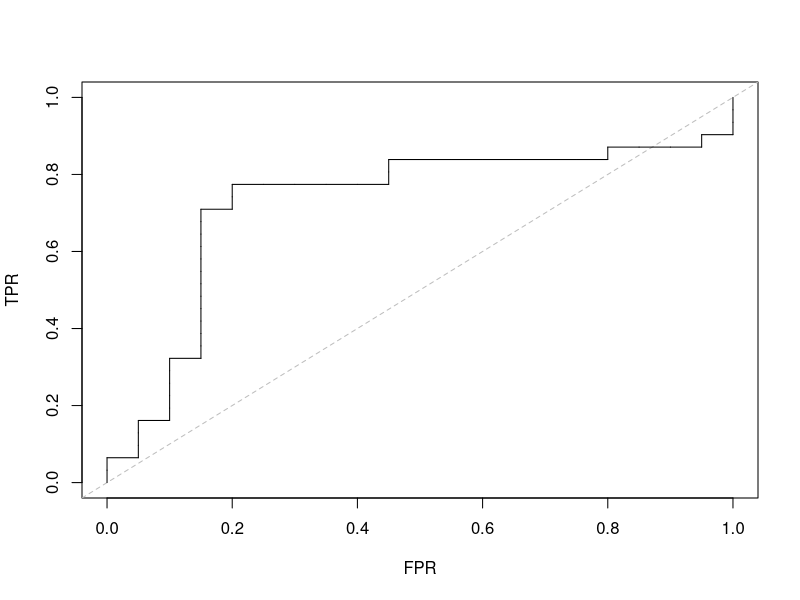
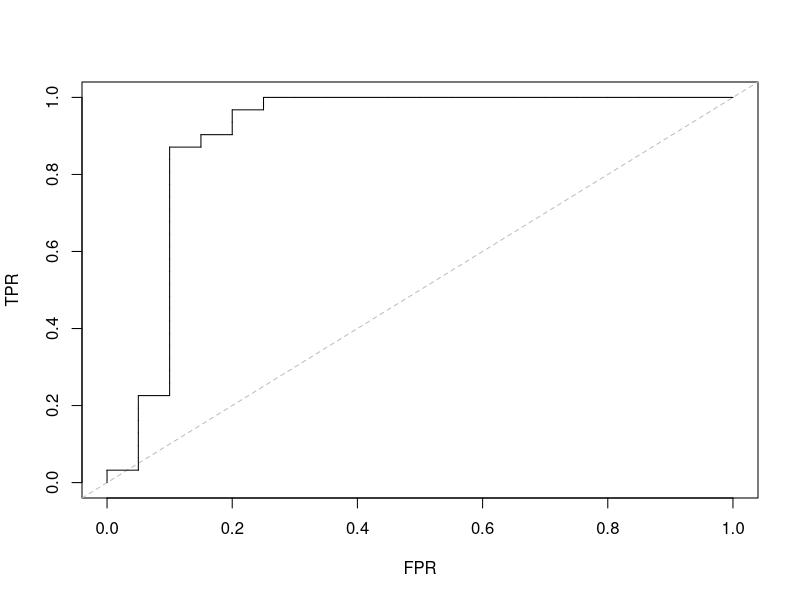
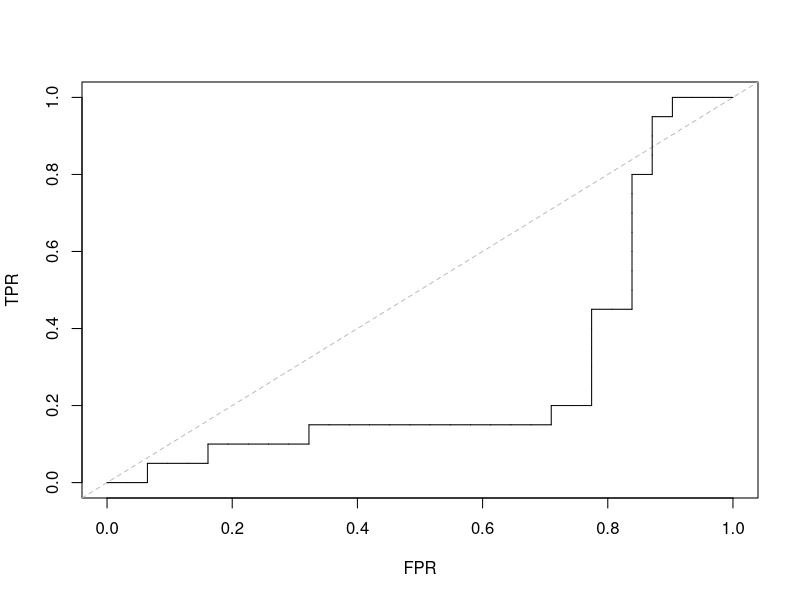
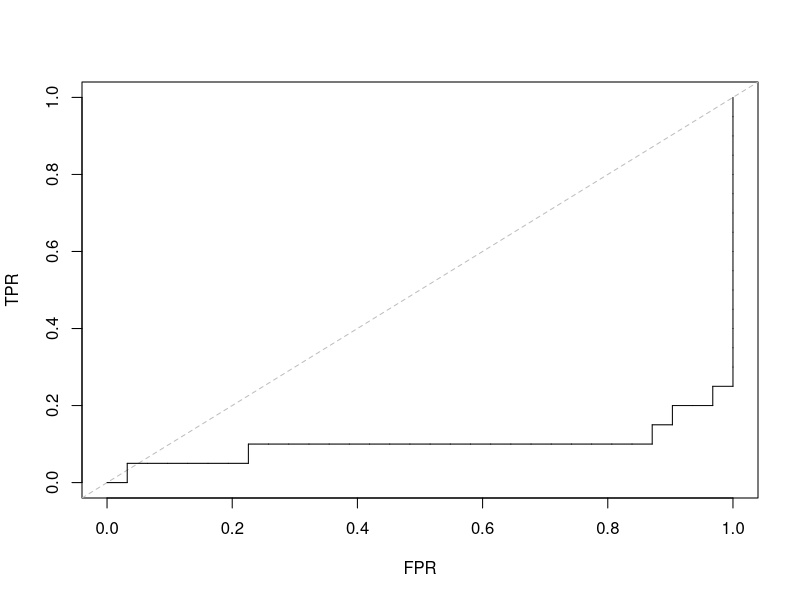

Source code (R) for these figures, in order:
### File for manually implementing CrossValidation and ROC-Curves:

# SETUP
{
  # setwd
  setwd("C:/Users/jorri/Documents/GitHub/fallstudien/Projekt 5")
  # load data
  electiondata = read.csv("US_election_2024.csv", sep = ";", header = T, dec = ",")
  # transform data
  electiondata$Leading_Candidate = as.factor(electiondata$Leading_Candidate)
  data = electiondata
  
  # set seed (cause of randomness in cv)
  set.seed(19042101)
}

### function: generateIndexSubsets
#
# Short: generates K (equally sized) subsets of the numbers 1 to n; no duplicates
generateIndexSubsets = function(n, K) {
  
  permutedRowIndices = sample(n)
  
  lapply(1:K, function(k) { i = 0
    subset = rep(NA, n / K + 1)
    while(i * 5 + k <= n) {
      subset[i + 1] = permutedRowIndices[i * 5 + k]
      i = i + 1
    }
    return(subset[!is.na(subset)])
  }
  )
}

# generate 5 index subsets
split = generateIndexSubsets(length(data[, 1]), 5)
split

electiondata[-split[[1]], ]

### function trainAndTestOnce
#
# Short: trains the glm model based on the given data without the observations
#         in the rows marked in testIndices
#
# Input: testIndices - vector of indices which are not used for model fitting but testing
trainAndTestOnce = function(data, formula, testIndices, ...) {
  model = glm(formula, data = data[-testIndices, ], ...)
  testPrediction = predict.glm(model, data[testIndices, ], type = "response")
  
  return(list("model" = model, "testPrediction" = testPrediction))
}

# all parameters formula
formelAllParams = Leading_Candidate ~
  Total_Area +
  Population + 
  Population_Density +
  Median_Age +
  Birth_Rate +
  HDI +
  Unemployment_Rate +
  Health_Insurance_Coverage +
  Median_Rent

# test ob es geht
trainAndTestOnce(electiondata, formelAllParams, split[[1]], family = "binomial")

##### DO THE CROSS-VALIDATION

# for all testsets fit all parameter log-regression model and predict via trainAndTestOnce
resCVfullModel = lapply(split, trainAndTestOnce, 
                        data = electiondata, 
                        formula = formelAllParams, 
                        family = "binomial")

# best subset formula
formelBestSubset = Leading_Candidate ~
  Population +
  Median_Age +
  Unemployment_Rate +
  Health_Insurance_Coverage +
  Median_Rent

# for all testsets fit best subset log-regression model and predict via trainAndTestOnce
resCVbssModel = lapply(split, trainAndTestOnce,
                       data = electiondata,
                       formula = formelBestSubset,
                       family = "binomial")



# put testPredictions back together (for drawing ROC-Curves)

predsFullModel = unlist(lapply(resCVfullModel, function(res) { return(res$testPrediction) }))
predsFullModel = predsFullModel[order(as.numeric(names(predsFullModel)))]

predsBssModel = unlist(lapply(resCVbssModel, function(res) { return(res$testPrediction) }))
predsBssModel = predsBssModel[order(as.numeric(names(predsBssModel)))]


plotRocDf = data.frame(electiondata$Leading_Candidate, predsFullModel, predsBssModel)


### function myPlotRoc
#
# Short: plots a TPR-TNR ROC-Curve for a vector of true labels, which has 
#        been sorted (decreasing) by the corresponding score/prob for the 
#        given target
# Input: truth - binary vector, result of sorting the score/probability of a
#                predictions performed by a classifier in decreasing order
#                and giving the true labels of the obs in that order.
#                (Can also be unsorted, but then probsTarget needs to be specified)
#        target - one of the two elements in truth (the one that corresponds
#                 to the positive class)
#        probsTarget - vector of same length as truth, giving the scores/probs
#                      for each of the observations
#
# Output: TPR-TNR ROC-Curve
#         auc-value
myPlotRoc = function(target, truth, probsTarget = NULL, ...) {
  
  # eventually sort truth vector
  if(!is.null(probsTarget)) {
    dfToSort = data.frame("truth" = truth, "probsTarget" = probsTarget)
    dfToSort = dfToSort[order(-dfToSort$probsTarget), ]
    truth = dfToSort$truth
  }
  
  # set variables for plotting
  currentXpos = 0
  currentYpos = 0
  xStepSize = 1 / length(truth[truth != target])
  yStepSize = 1 / length(truth[truth == target])
  auc = 0
  
  # plot skeleton
  plot(NA, xlim = c(0,1), ylim = c(0,1), 
       xlab = "FPR", ylab = "TPR", ...)
  abline(0, 1, lty = 2, col = "grey")
  
  # plot TPR-TNR ROC-Curve
  for(value in truth) {
    if(value == target) {
      newYpos = currentYpos + yStepSize
      lines(c(currentXpos, currentXpos), c(currentYpos, newYpos))
      currentYpos = newYpos
    } else {
      newXpos = currentXpos + xStepSize
      lines(c(currentXpos, newXpos), c(currentYpos, currentYpos))
      currentXpos = newXpos
      # add to auc
      auc = auc + xStepSize * currentYpos
    }
  }
  
  return(auc)
}


# Ich bin mir unsicher, ob die probs fuer Trump oder fuer Harris sind
# aka wer das target sein muss.
# 
# Im folgenden wird Trump angenommen, das passte von den probs her augenscheinlich etwas besser.

# plot roc curve for cross-validated predictions fullModel
myPlotRoc(target = electiondata$Leading_Candidate[1], # Trump
          truth = electiondata$Leading_Candidate,
          probsTarget = plotRocDf$predsFullModel
          )
# plot roc curve for cross-validated predictions of bestsubset model
myPlotRoc(target = electiondata$Leading_Candidate[1], # Trump
          truth = electiondata$Leading_Candidate,
          probsTarget = plotRocDf$predsBssModel
          )


# Zur Kontrolle die wenn man Harris als target annimmt

# plot roc curve for cross-validated predictions fullModel
myPlotRoc(target = electiondata$Leading_Candidate[5], # Harris
          truth = electiondata$Leading_Candidate,
          probsTarget = plotRocDf$predsFullModel
)
# plot roc curve for cross-validated predictions of bestsubset model
myPlotRoc(target = electiondata$Leading_Candidate[5], # Harris
          truth = electiondata$Leading_Candidate,
          probsTarget = plotRocDf$predsBssModel
)
